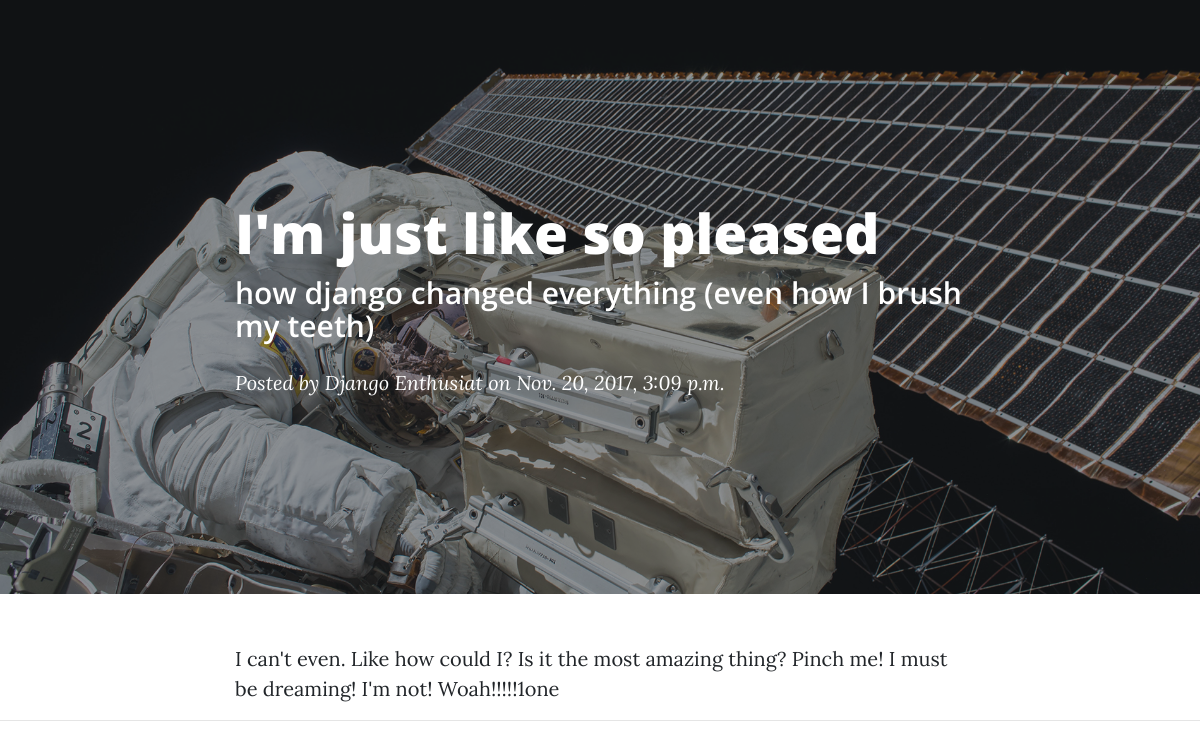
/blog/2/, run on an earlier commit of the app's database.
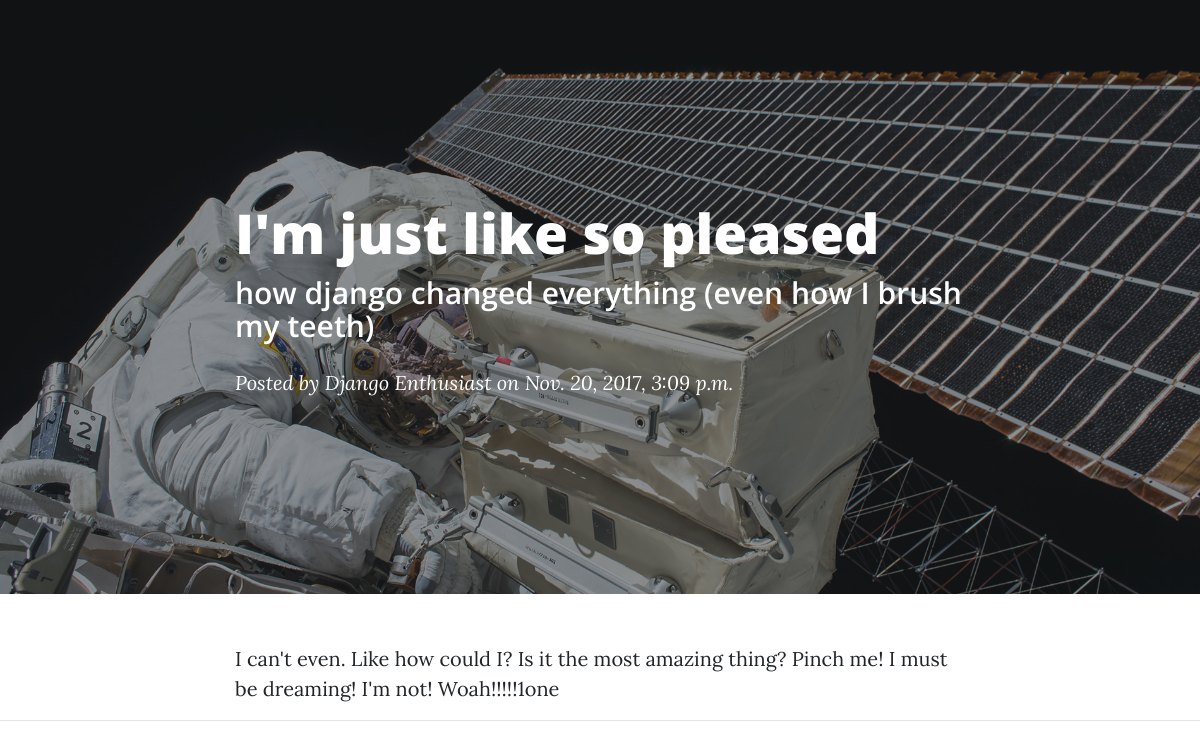
And on a later commit of the database.
### blog/models.py (models this page shows, shortened)
class Post(models.Model):
    post_title = models.CharField(max_length=600)
    post_subtitle = models.CharField(max_length=1000)
    post_pub_date = models.DateTimeField('date published')
    post_author = models.CharField(max_length=100)
    post_text = models.TextField()

### blog/views.py (the view)
# urls.py: url(r'^(?P<pk>[0-9]+)/$', views.DetailView.as_view(), name='detail'),
class DetailView(generic.DetailView):
    model = Post
    template_name = 'blog/detail.html'

### blog/templates/blog/detail.html (shortened to what this page needs)
<!DOCTYPE html>
<html lang="en">
  <head>
    <link href="https://maxcdn.bootstrapcdn.com/font-awesome/4.7.0/css/font-awesome.min.css" rel="stylesheet" type="text/css">
    {% load static %}
    <link href="{% static 'blog/bootstrap.min.css' %}" rel="stylesheet">
    <link href="{% static 'blog/style.css' %}" rel="stylesheet">
  </head>
  <body>
    <header class="masthead" style="background-image: url('{% static 'blog/img/post-bg.jpg' %}')">
      <div class="overlay"></div>
      <div class="container">
        <div class="row">
          <div class="col-lg-8 col-md-10 mx-auto">
            <div class="post-heading">
              <h1>{{ post.post_title }}</h1>
              <h2 class="subheading">{{ post.post_subtitle }}</h2>
              <span class="meta">Posted by
                <a href="#">{{ post.post_author }}</a>
                on {{ post.post_pub_date }}</span>
            </div>
          </div>
        </div>
      </div>
    </header>
    <article>
      <div class="container">
        <div class="row">
          <div class="col-lg-8 col-md-10 mx-auto">
			{{ post.post_text }}
          </div>
        </div>
      </div>
    </article>
    <hr>
  </body>
</html>

What changed in the data, as far as the page shows it:
changed Post "I'm just like so pleased": post_author "Django Enthusiat" → "Django Enthusiast"
